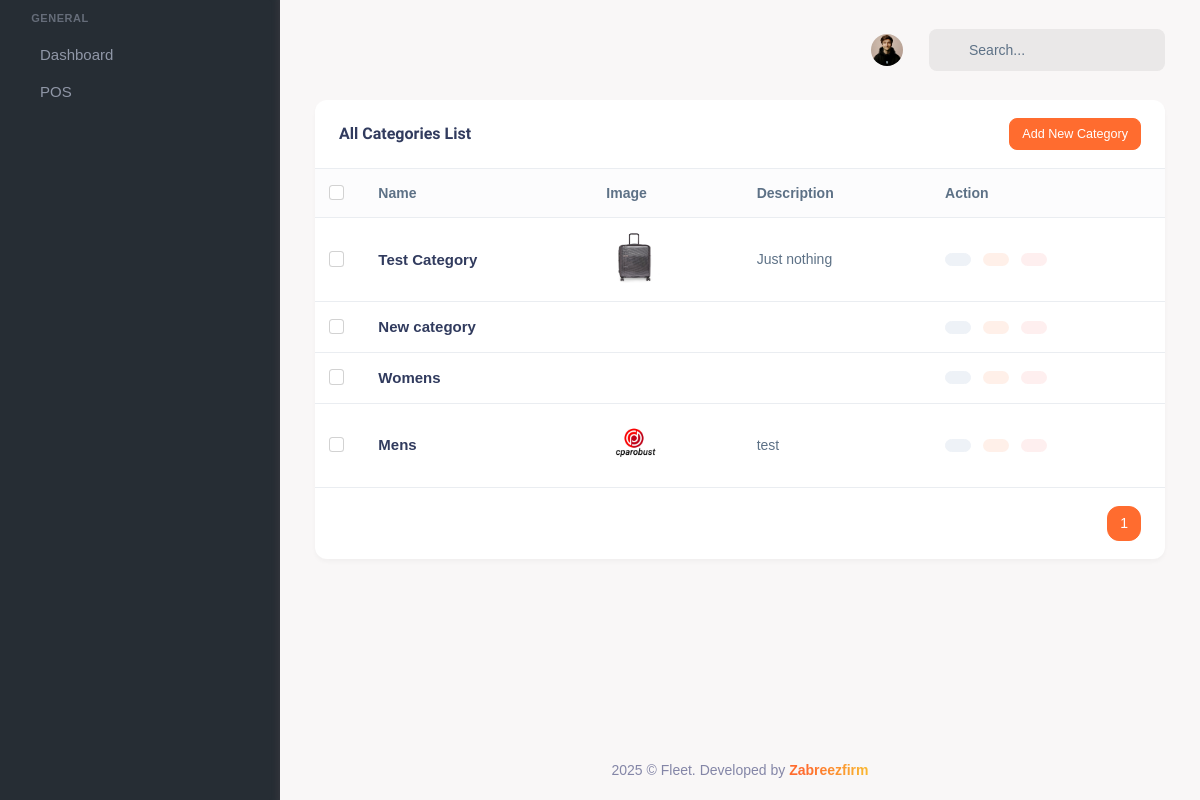
Page /category/ (signed in) on the earlier database version.
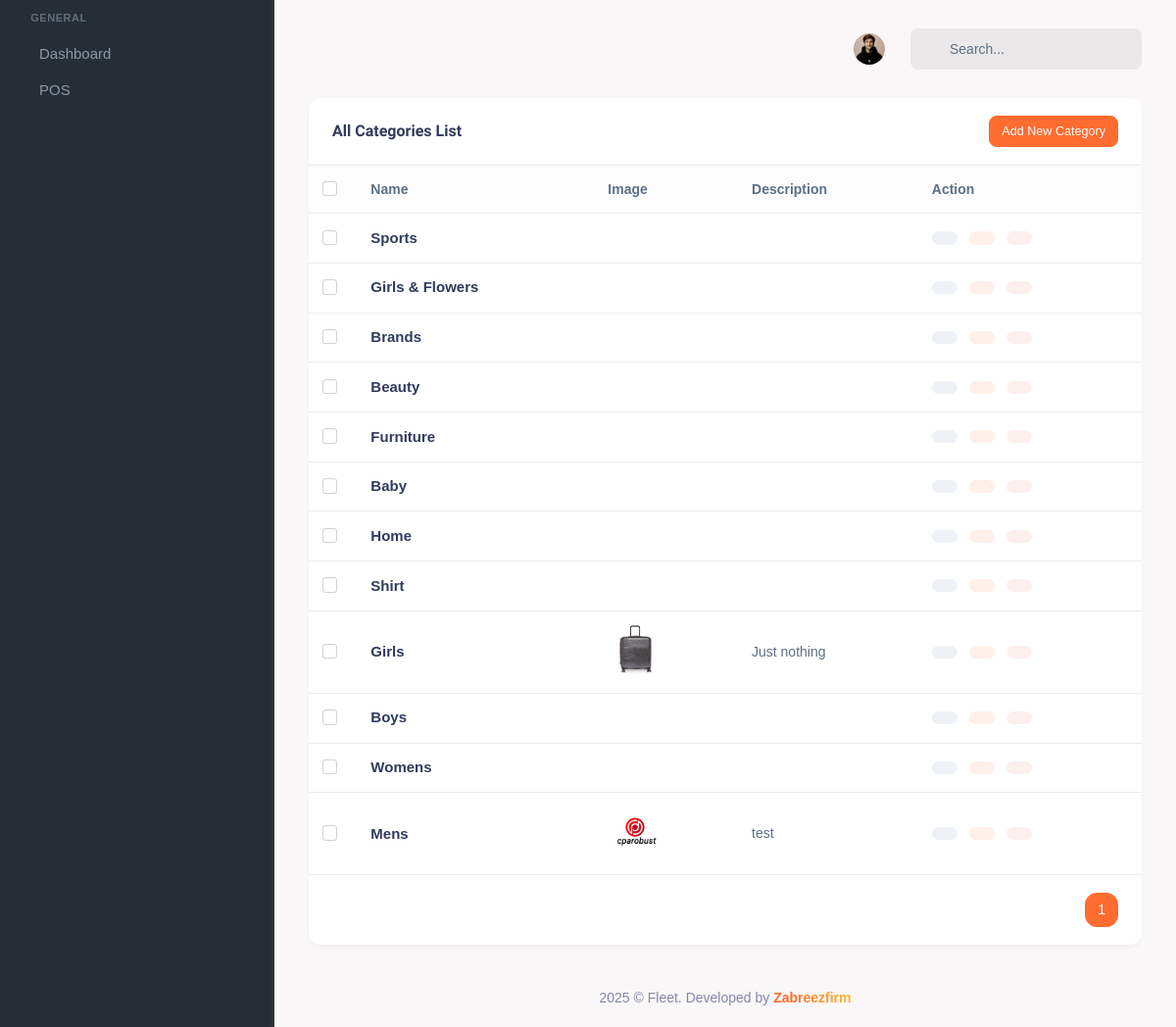
Same page on the later database version.
### core/models.py (models this page shows, shortened)
class Category(models.Model):
    name = models.CharField(max_length=255)
    slug = models.SlugField(unique=True, blank=True, null=True)
    logo = models.ImageField(upload_to="category/image", blank=True, null=True)
    parent = models.ForeignKey(
        'self', on_delete=models.CASCADE, null=True, blank=True, related_name="subcategories"
    )
    description = models.TextField(blank=True, null=True)
    class Meta:
        verbose_name = "Category"
        verbose_name_plural = "             Categories"

### core/views.py (the view)
# urls.py: path('category/', CategoryListView.as_view(), name='category-list'),
def category(request):
    category_list = Category.objects.all().order_by('-id')
    paginator = Paginator(category_list, 20)
    page_number = request.GET.get('page')
    page_obj = paginator.get_page(page_number)
    return render(request, 'category.html', {'page_obj': page_obj})

### setting/context_preprocessor.py (called while the page is built)
def currency_context(request):
    currency_code = CompanySetting.objects.first().currency_code
    currency_symbol = CompanySetting.objects.first().currency_symbol
    return {
        'currency_code': currency_code,
        'currency_symbol': currency_symbol,
    }

### templates/category.html (shortened to what this page needs)
{% extends 'partials/base.html' %}
{% load static %}
{% block content %}
<div class="container-xxl">
    <div class="row">
         <div class="col-xl-12">
              <div class="card">
                   <div class="card-header d-flex justify-content-between align-items-center gap-1">
                        <h4 class="card-title flex-grow-1">All Categories List</h4>
                        <button class="btn btn-sm btn-primary" data-bs-toggle="modal" data-bs-target="#addCategoryModal">
                             Add New Category
                        </button>
                   </div>
                   <div>
                        <div class="table-responsive">
                             <table class="table align-middle mb-0 table-hover table-centered">
                                  <thead class="bg-light-subtle">
                                       <tr>
                                            <th style="width: 20px;">
                                                 <div class="form-check">
                                                      <input type="checkbox" class="form-check-input" id="customCheck1">
                                                 </div>
                                            </th>
                                            <th>Name</th>
                                            <th>Image</th>
                                            <th>Description</th>
                                            <th>Action</th>
                                       </tr>
                                  </thead>
                                  <tbody>
                                        {% for category in page_obj %}
                                        <tr>
                                             <td>
                                                  <div class="form-check">
                                                       <input type="checkbox" class="form-check-input" id="customCheck2">
                                                  </div>
                                             </td>
                                             <td>
                                                  <p class="text-dark fw-bold fs-15 mb-0">{{ category.name }}</p>
                                             </td>
                                             <td>
                                                  <div class="d-flex align-items-center gap-2">
                                                       {% if category.logo %}
                                                            <div class="rounded bg-light avatar-md d-flex align-items-center justify-content-center">
                                                            <img src="{{ category.logo.url }}" alt="" class="avatar-md">
                                                            </div>
                                                       {% endif %}
                                                  </div>
                                             </td>
                                             <td>{{ category.description|safe }}</td>
                                             <td>
                                                  <div class="d-flex gap-2">
                                                       <a href="#!" class="btn btn-light btn-sm"><iconify-icon icon="solar:eye-broken" class="align-middle fs-18"></iconify-icon></a>
                                                       <a href="#!" class="btn btn-soft-primary btn-sm"><iconify-icon icon="solar:pen-2-broken" class="align-middle fs-18"></iconify-icon></a>
                                                       <a href="#!" class="btn btn-soft-danger btn-sm"><iconify-icon icon="solar:trash-bin-minimalistic-2-broken" class="align-middle fs-18"></iconify-icon></a>
                                                  </div>
                                             </td>
                                        </tr>
                                        {% endfor %}
                                   </tbody>
                             </table>
                        </div>
                   </div>
                   <div class="card-footer border-top">
                         <nav aria-label="Page navigation example">
                         <ul class="pagination justify-content-end mb-0">
                              {% for num in page_obj.paginator.page_range %}
                                   <li class="page-item {% if num == page_obj.number %}active{% endif %}">
                                        <a class="page-link" href="?page={{ num }}">{{ num }}</a>
                                   </li>
                              {% endfor %}
                         </ul>
                         </nav>
                    </div>
              </div>
         </div>
    </div>
</div>
{% endblock %}

### templates/partials/base.html (shortened to what this page needs)
{% load static %}
<!DOCTYPE html>
<html lang="en">
<head>
     <link href="{% static '/assets/css/vendor.min.css' %}" rel="stylesheet" type="text/css" />
     <link href="{% static 'assets/css/icons.min.css' %}" rel="stylesheet" type="text/css" />
     <link href="{% static 'assets/css/app.min.css' %}" rel="stylesheet" type="text/css" />
     <link href="https://cdnjs.cloudflare.com/ajax/libs/font-awesome/6.0.0-beta3/css/all.min.css" rel="stylesheet">
</head>
<body>
     <div class="wrapper">
          {% include 'partials/topbar.html' %}
          {% include 'partials/sidebar.html' %}
          <div class="page-content">
               {% block content %} {% endblock %}
               <footer class="footer">
                   <div class="container-fluid">
                       <div class="row">
                           <div class="col-12 text-center">
                               <script>document.write(new Date().getFullYear())</script> &copy; Fleet. Developed by  <a
                                   href="" class="fw-bold footer-text" target="_blank">Zabreezfirm</a>
                           </div>
                       </div>
                   </div>
               </footer>
          </div>
     </div>
</body>
</html>

### templates/partials/topbar.html (shortened to what this page needs)
{% load static %}
<header class="topbar">
    <div class="container-fluid">
         <div class="navbar-header">
              <div class="d-flex align-items-center gap-1">
                   <div class="topbar-item">
                        <button type="button" class="topbar-button" id="light-dark-mode">
                        </button>
                   </div>
                   <div class="dropdown topbar-item">
                        <a type="button" class="topbar-button" id="page-header-user-dropdown" data-bs-toggle="dropdown" aria-haspopup="true" aria-expanded="false">
                             <span class="d-flex align-items-center">
                                  <img class="rounded-circle" width="32" src="{% static '/assets/images/users/avatar-1.jpg' %}" alt="avatar-3">
                             </span>
                        </a>
                   </div>
                   <form class="app-search d-none d-md-block ms-2">
                        <div class="position-relative">
                             <input type="search" class="form-control" placeholder="Search..." autocomplete="off" value="">
                        </div>
                   </form>
              </div>
         </div>
    </div>
</header>

### templates/partials/sidebar.html (shortened to what this page needs)
{% load static %}
<div class="main-nav">
    <button type="button" class="button-sm-hover" aria-label="Show Full Sidebar">
         <iconify-icon icon="solar:double-alt-arrow-right-bold-duotone" class="button-sm-hover-icon"></iconify-icon>
    </button>
    <div class="scrollbar" data-simplebar>
         <ul class="navbar-nav" id="navbar-nav">
              <li class="menu-title">General</li>
              <li class="nav-item">
                   <a class="nav-link" href="{% url 'core:dashboard' %}">
                        <span class="nav-text"> Dashboard </span>
                   </a>
               </li>
               <li class="nav-item">
                    <a class="nav-link" href="{% url 'pos:pos' %}" role="button" aria-expanded="false" aria-controls="sidebarCategory">
                         <span class="nav-text"> POS </span>
                    </a>
               </li>
         </ul>
    </div>
</div>

Differences in the rows shown:
removed Category: name "New category"
added Category: name "Sports"
added Category: name "Girls & Flowers"
added Category: name "Brands"
added Category: name "Beauty"
added Category: name "Furniture"
added Category: name "Baby"
added Category: name "Home"
added Category: name "Shirt"
changed Category "Just nothing": name "Test Category" → "Girls"; description "Just nothing\r\n" → "<div>Just nothing </div>" (drawn)
added Category: name "Boys"
